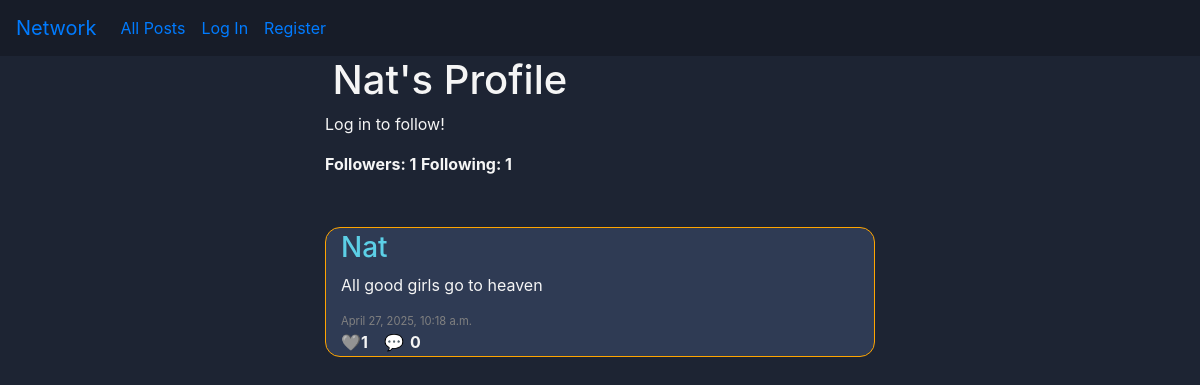
Page /profile/Nat on the earlier database version.
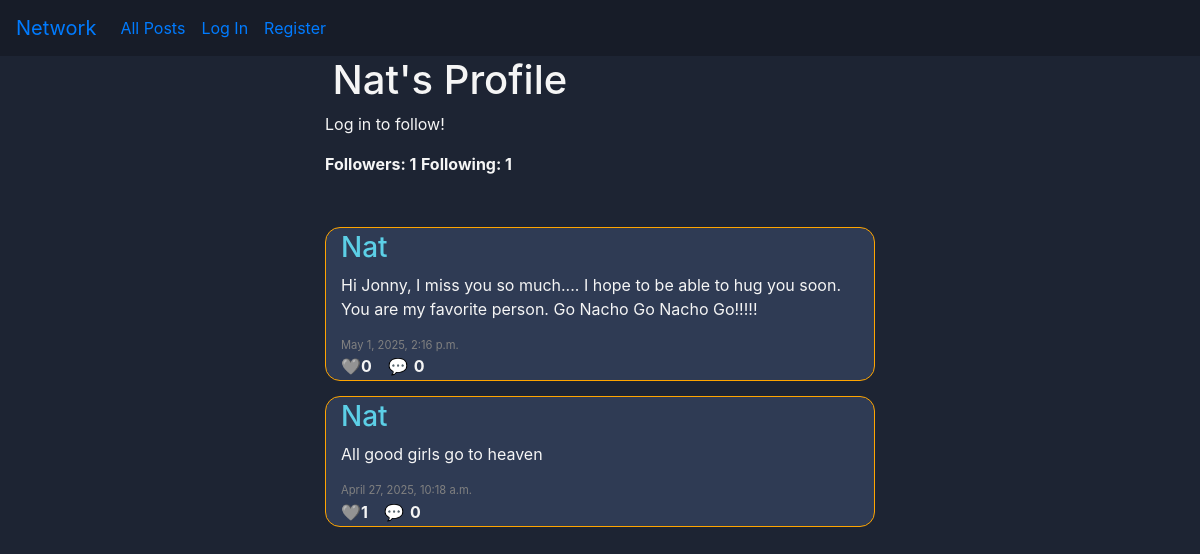
Same page on the later database version.
### network/models.py (models this page shows, shortened)
class User(AbstractUser):
    pass

class Profile(models.Model):
    user = models.OneToOneField(User, on_delete=models.CASCADE)
    following = models.ManyToManyField("self", symmetrical=False, blank=True, related_name="followers")
    saved_posts = models.ManyToManyField("Post", blank=True, related_name="saved_by_profiles")
    profile_picture = models.ImageField(upload_to='profile_pics/', blank=True, null=True) # TODO
    profile_picture_url = models.URLField(blank=True, null=True) # TODO
    bio = models.CharField(max_length=512, null=True, blank=True) # TODO
    @property
    def following_count(self):
        return self.following.count()
    @property
    def follower_count(self):
        return self.followers.count()

class Post(models.Model):
    profile = models.ForeignKey("Profile", on_delete=models.CASCADE)
    content = models.TextField(max_length=512, blank=False, null=False)
    likes = models.ManyToManyField("Profile", blank=True, related_name="liked_posts")
    timestamp = models.DateTimeField(auto_now_add=True)
    edited_timestamp = models.DateTimeField(auto_now_add=False, null=True) # TODO
    @property
    def like_count(self):
        return self.likes.count()
    @property
    def comment_count(self):
        return self.comment_set.count()

### network/views.py (the view)
# urls.py: path("profile/<str:username>", views.profile, name="profile"),
def profile(request, username):
    user = User.objects.get(username=username)
    if not user:
        return False #TODO render error page
    return post_paginator(
        request,
        query=user.profile.post_set.select_related("profile").order_by("-timestamp"),
        template="network/profile.html",
        title=f"{user.username}'s Profile",
        user_obj=user
        )

### network/views.py (called while the page is built)
def post_paginator(request, query, template, title, user_obj=None):
    paginator = Paginator(query, 10)
    page_number = request.GET.get("page")
    page_obj = paginator.get_page(page_number)
    return render(request, template, {
        "page_obj": page_obj,
        "title": title,
        "user_obj": user_obj
    })

### network/templates/network/profile.html (shortened to what this page needs)
{% extends "network/layout.html" %}
{% load static %}
{% block body %}
    <div class="header-div">
        <h1 class="header-txt">{{ user_obj.username }}'s Profile</h1>
    </div>
    <div class="profile-card">
        {% if user.is_authenticated %}
            {% if user_obj.username != user.username %}
                <button class="btn btn-outline-primary"
                    id="toggle-follow-btn"
                    data-username="{{ user_obj.username }}">
                    {% if user_obj in user.following %}Unfollow{% else %}Follow{% endif %}</button>
            {% endif %}
        {% else %}
            <p class="alert-div">Log in to follow!</p>
        {% endif %}
        <strong id="follower-count">Followers: {{ user_obj.profile.follower_count }}</strong>
        <strong id="following-count">Following: {{ user_obj.profile.following_count }}</strong>
    </div>
    {% include "network/partials/load_posts.html" with page_obj=page_obj %}
{% endblock %}

### network/templates/network/layout.html (shortened to what this page needs)
{% load static %}
<!DOCTYPE html>
<html lang="en">
    <head>
        <link rel="stylesheet" href="https://stackpath.bootstrapcdn.com/bootstrap/4.4.1/css/bootstrap.min.css">
        <link href="{% static 'network/styles.css' %}" rel="stylesheet">
    </head>
    <body>
        <nav class="navbar navbar-expand-lg nav">
            <a class="navbar-brand" href="#">Network</a>
            <div>
              <ul class="navbar-nav mr-auto">
                <li class="nav-item">
                  <a class="nav-link" href="{% url 'index' %}">All Posts</a>
                </li>
                {% if user.is_authenticated %}
                    <li class="nav-item">
                        <a class="nav-link" href="{% url 'following_posts' %}">Following</a>
                    </li>
                    <li class="nav-item">
                        <a class="nav-link" href="{% url 'logout' %}">Log Out</a>
                    </li>
                {% else %}
                    <li class="nav-item">
                        <a class="nav-link" href="{% url 'login' %}">Log In</a>
                    </li>
                    <li class="nav-item">
                        <a class="nav-link" href="{% url 'register' %}">Register</a>
                    </li>
                {% endif %}
              </ul>
            </div>
          </nav>
        <div class="body">
            {% block body %}
            {% endblock %}
        </div>
    </body>
</html>

### network/templates/network/partials/load_posts.html (shortened to what this page needs)
<div class="posts-div">
    {% for post in page_obj %}
        <div class="post-div">
            <h3><a class="post-header-txt" href="{% url 'profile' username=post.profile.user.username %}">{{ post.profile.user.username }}</a></h3>
            <div class="post-text-div">
                <p class="post-text">{{ post.content }}</p>
            </div>
            <p class="timestamp-txt">{{ post.timestamp }}</p>
            <div class="post-interact-div">
                {% if user.is_authenticated %}
                    <button class="like-btn post-interact-btn" data-id="{{ post.id }}"
                    data-liked="{% if user in post.likes.all %}true{% else %}false{% endif %}">❤️</button>
                {% else %}
                    🩶
                {% endif %}
                <strong class="like-count count">{{ post.like_count }}</strong>
                <button class="post-interact-btn" data-id="{{ post.id }}">💬</button>
                <strong class="comment-count count">{{ post.comment_count }}</strong>
            </div>
        </div>
    {% endfor %}
</div>

### network/static/network/styles.css (style rules this page uses)
* { margin: 0; box-sizing: border-box; }
.nav { background-color: #171c28; }
.body { background-color: #1d2433; color: whitesmoke; display: flex; flex-direction: column; align-items: center; min-height: 100vh; }
.header-txt { align-self: flex-start; margin-left: 15px; width: 550px; }
.post-header-txt { color: #5ccfe6; }
.profile-card { min-width: 550px; min-height: 100px; }
.post-div { border-radius: 15px; width: 550px; background-color: #2f3b54; margin-top: 15px; padding: 3px 0 1px 15px; border: 1px solid orange; }
.post-interact-div { width: 100%; display: inline-flex; align-items: center; }
.count { margin-right: 10px; }
.post-interact-btn { border: none; background-color: inherit; }
.timestamp-txt { font-size: 0.7rem; color: grey; margin: 0; }

Differences in the rows shown:
added Post: profile.user.username "Nat", content "Hi Jonny, I miss you so much.... I hope to be able to hug you soon. You are my favorite person. Go Nacho Go Nacho Go!!!!!", timestamp "May 1, 2025, 2:16 p.m.", like_count "0", comment_count "0"
